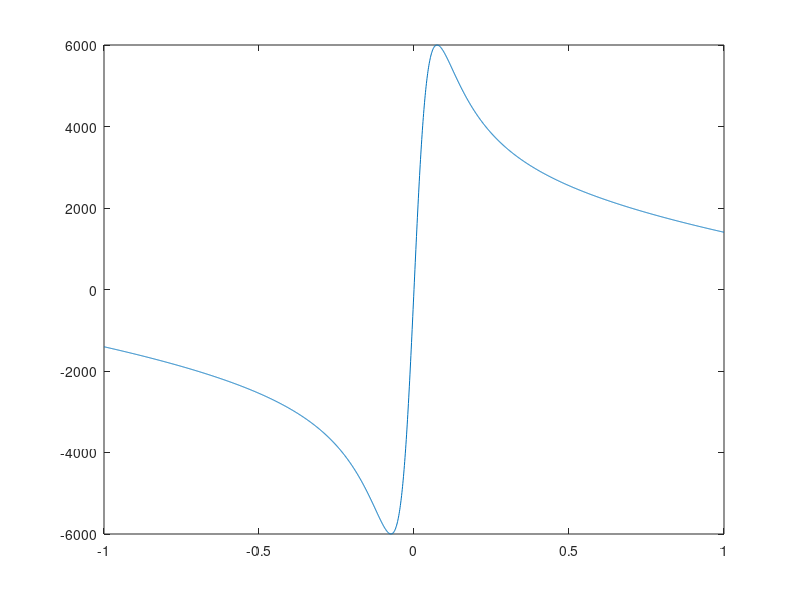

Here is the MATLAB script that generated this plot: (Note: this script raises an error after producing the figure.)
kappa = -1:0.001:1; 

B = 10;
C = 2.75;
D = 6000;
E = 0.965;
fx_L1 = D*sin(C*  atan( B*kappa - E*(B*kappa - atan(B*kappa)))  );

figure;plot(kappa,fx_L1);


vehicleDirectory = fullfile(jatecPath,'Resources/In house code/Vehicle Parameters/');
carFilename = '2015_Corvette_C7R.mat';
fullVehicleFile = fullfile(vehicleDirectory,'Corvette',carFilename);
% carFileName = 'LimebeerF1Car.mat';
% fullVehicleFile = fullfile(vehicleDirectory,'Optimal Control Research',carFileName);
load(fullVehicleFile);
[fx_L1, Fy, muX, muY, FxMax, FyMax, kappa_n] = simplifiedPacejka(2000,0,kappa,vehicle.tire_front.coeff.meas);

hold all;plot(kappa,fx_L1);


%% Simplifed pck to 4 parameter
Fz = 2000;
muX_max = 2.96768625411826;
kappaMax = 0.11;
Qx = 1.9;

kappa_n = kappa./kappaMax;
rho = kappa_n;
Sx = pi/(2*atan(Qx));


muX = muX_max.*sin(coeff.Qx*atan(Sx*rho));

Fx = muX.*Fz.*kappa_n./(rho+eps)

hold all;
plot(kappa,Fx)


%Put it in 4 param method
FX = muX_max.*Fz.*kappa_n/(rho+eps).*sin(coeff.Qx*atan(Sx*rho)) 




hold all;
plot(kappa,FX)


figure;plot(kappa_n,FX)
